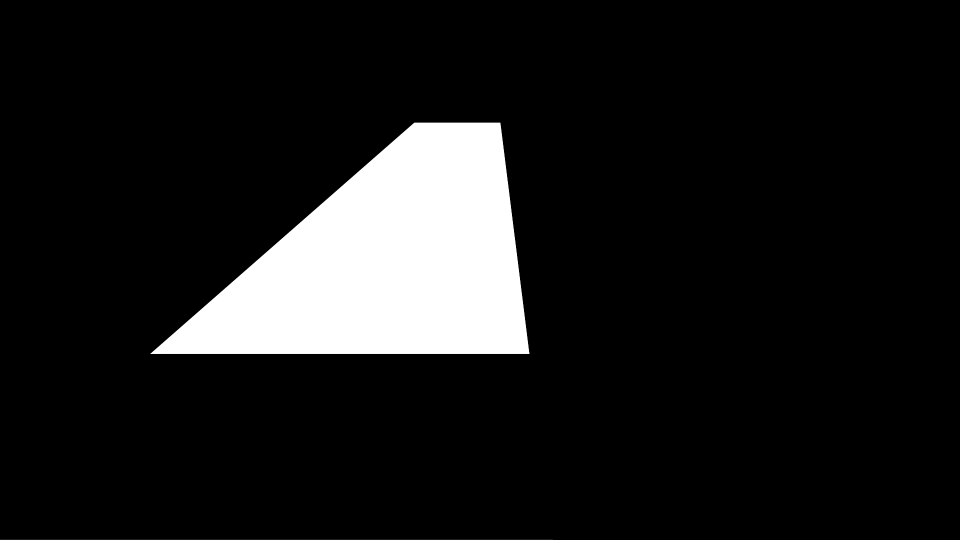
#> input picture Project-1_CarCounter/mask.png, 1920 x 1080 px, found by its file name (shown at 1/2 size)
$ python resize.py
#> lines starting #> are read from the running program, lines starting #| are printed output that depends on the picture
from PIL import Image

# Open the image file
image_path = "Project-1_CarCounter/mask.png"
original_image = Image.open(image_path)
#> original_image is the input picture: PIL image 1920x1080 RGBA; mean R, G, B, A 26.5, 26.5, 26.5, 255

# Resize the image to 1280x720
resized_image = original_image.resize((1280, 720))
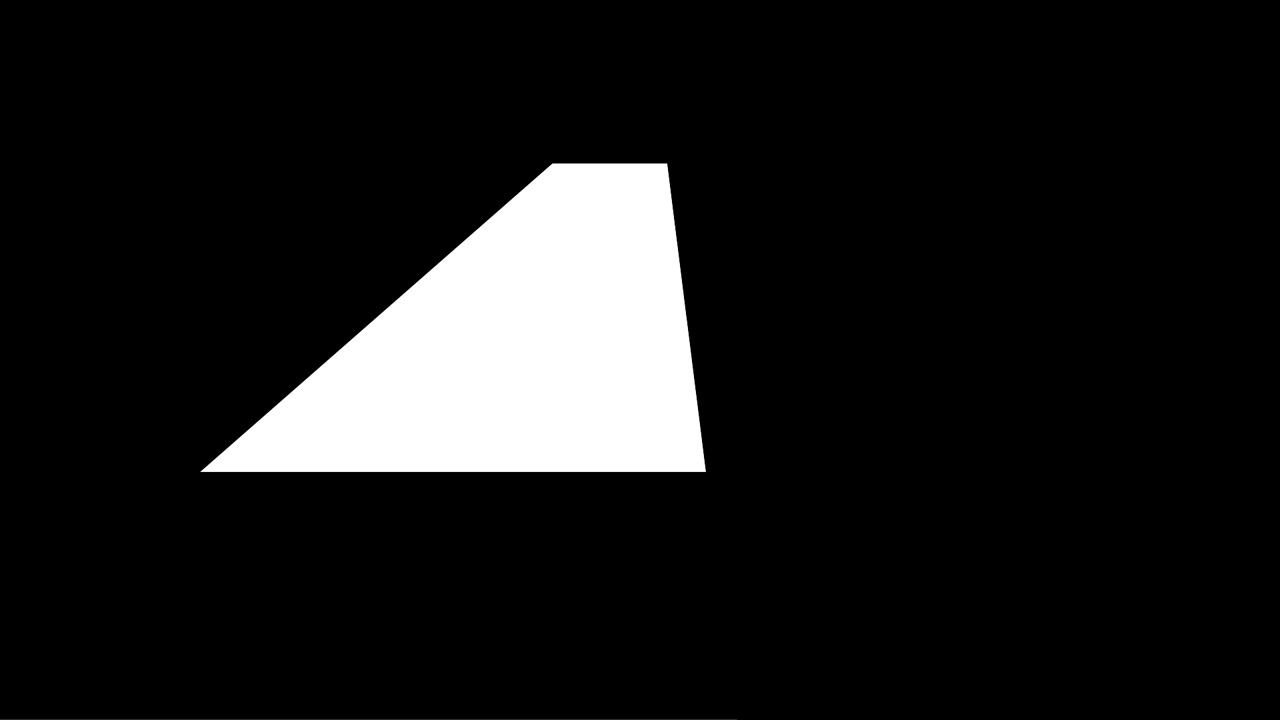
#> resized_image: PIL image 1280x720 RGBA; mean R, G, B, A 26.5, 26.5, 26.5, 255

# Save the resized image
resized_image.save("mask_resize.png")
